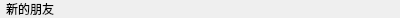
<?xml version="1.0" encoding="UTF-8"?>
<ui version="4.0">
 <class>GroupTipItem</class>
 <widget class="QWidget" name="GroupTipItem">
  <property name="geometry">
   <rect>
    <x>0</x>
    <y>0</y>
    <width>400</width>
    <height>18</height>
   </rect>
  </property>
  <property name="minimumSize">
   <size>
    <width>0</width>
    <height>18</height>
   </size>
  </property>
  <property name="maximumSize">
   <size>
    <width>16777215</width>
    <height>18</height>
   </size>
  </property>
  <property name="windowTitle">
   <string>Form</string>
  </property>
  <layout class="QVBoxLayout" name="verticalLayout">
   <property name="spacing">
    <number>0</number>
   </property>
   <property name="leftMargin">
    <number>6</number>
   </property>
   <property name="topMargin">
    <number>0</number>
   </property>
   <property name="rightMargin">
    <number>0</number>
   </property>
   <property name="bottomMargin">
    <number>0</number>
   </property>
   <item>
    <widget class="QLabel" name="label">
     <property name="text">
      <string>新的朋友</string>
     </property>
    </widget>
   </item>
  </layout>
 </widget>
 <resources/>
 <connections/>
</ui>
